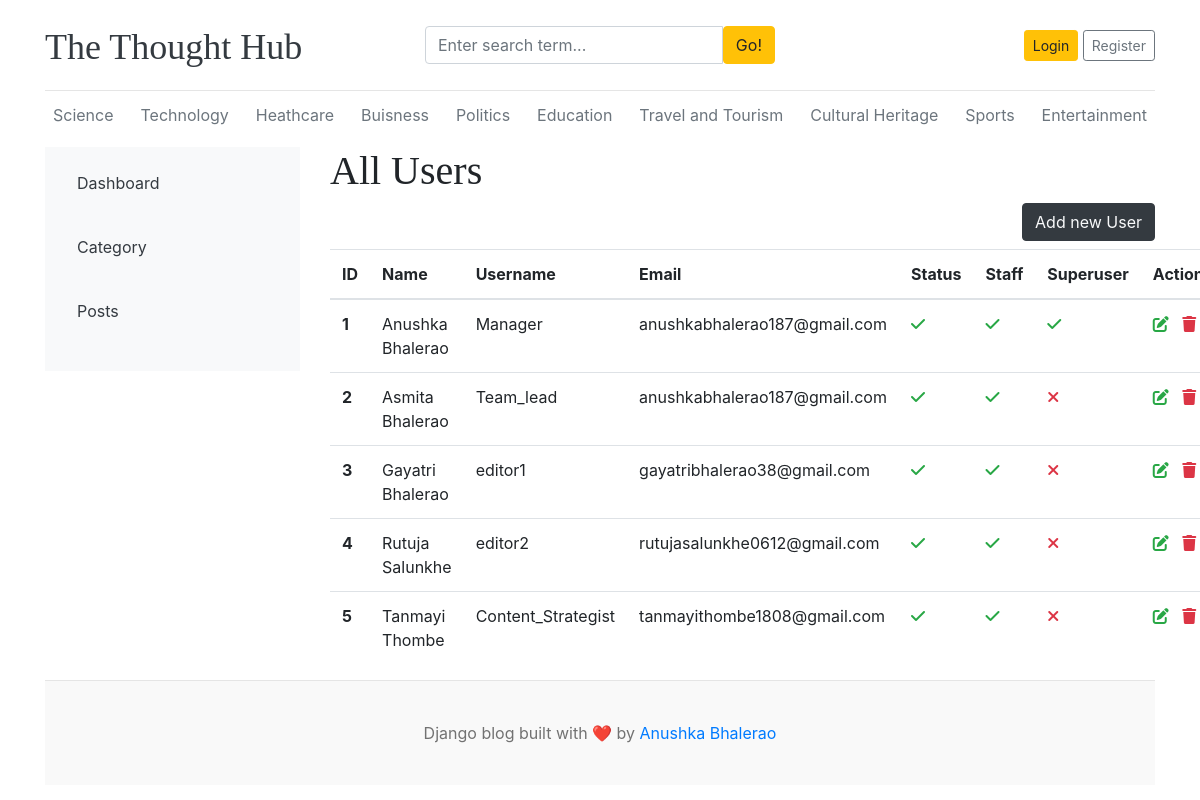
The page /dashboard/users/ on the database its author committed.
### blogs/models.py (models this page shows, shortened)
class Category(models.Model):
    category_name = models.CharField(max_length=50, unique=True)
    created_at = models.DateTimeField(auto_now_add=True)
    updated_at = models.DateTimeField(auto_now=True)
    class Meta:
        verbose_name_plural = 'Categories'

### dashboard/views.py (the view)
# urls.py: path('users/', views.users, name='users'),
def users(request):
    users = User.objects.all()
    context ={
        'users':users
    }
    return render(request, 'dashboard/users.html',context)

### blogs/context_processors.py (called while the page is built)
def get_categories(request):
    categories = Category.objects.all()
    return {'categories': Category.objects.all()}  # Used a dictionary with a proper key

### templates/dashboard/users.html
{% extends '../base/base.html' %}
{% block content %}
<div class="row">
    {% include './leftsidebar.html' %}
    <div class="col-md-9">
        <h1>All Users</h1>
        <a href="{%url 'add_users' %}" class="btn btn-dark text-light float-right mb-2">Add new User</a>
        <table class="table table-hover">
            <thead>
                <tr>
                    <th>ID</th>
                    <th>Name</th>
                    <th>Username</th>
                    <th>Email</th>
                    <th>Status</th>
                    <th>Staff</th>
                    <th>Superuser</th>
                    <th>Action</th>
                </tr>
            </thead>
            <tbody>
                {% for user in users %}
                <tr>
                    <th>{{ forloop.counter }}</th>
                    <td>{{ user.first_name }} {{ user.last_name }}</td>
                    <td>{{ user.username }}</td>
                    <td>{{ user.email }}</td>
                    <td>{% if user.is_active %} <i class="fa fa-check text-success"></i> {% else %} <i class="fa fa-times text-danger"></i> {% endif %}</td>
                    <td>{% if user.is_staff %} <i class="fa fa-check text-success"></i> {% else %} <i class="fa fa-times text-danger"></i> {% endif %}</td>
                    <td>{% if user.is_superuser %} <i class="fa fa-check text-success"></i> {% else %} <i class="fa fa-times text-danger"></i> {% endif %}</td>
                    <td>
                        <a href="{%url 'edit_users' user.id%}"><i class="fa fa-edit text-success"></i>&nbsp;&nbsp;</a>
                        <a href="{%url 'delete_user' user.id%}"><i class="fa fa-trash text-danger"></i></a>
                    </td>
                </tr>
                {% endfor %}
            </tbody>
        </table>
    </div>
</div>
{% endblock %}

### templates/base/header.html (shortened to what this page needs)
{% load static %}
<!DOCTYPE html>
<html lang="en">
<head>
    <link href="https://getbootstrap.com/docs/4.0/dist/css/bootstrap.min.css" rel="stylesheet">
    <link rel="stylesheet" href="{% static 'css/blog.css' %}">
<link rel="stylesheet" href="https://cdnjs.cloudflare.com/ajax/libs/font-awesome/6.4.2/css/all.min.css">
</head>
<body>
    <div class="container">
        <header class="blog-header py-3">
            <div class="row flex-nowrap justify-content-between align-items-center">
                <div class="col-4 pt-1">
                    <a class="blog-header-logo text-dark" href="/">The Thought Hub</a>
                </div>
                <div class="col-4">
                    <form action= "{%url 'search'%}" method "GET">
                        <div class="input-group">
                            <input class="form-control" name = "keyword" type="text" placeholder="Enter search term..." aria-label="Enter search term..." aria-describedby="button-search" />
                            <button type = "submit" class="btn btn-warning" id="button-search" type="button">Go!</button>
                        </div>
                    </form>
                </div>
                <div class="col-4 d-flex justify-content-end align-items-center">
                    {% if not user.is_authenticated %}
                    <a class="btn btn-sm btn-warning" href="{% url 'login' %}">Login</a> &nbsp;
                    <a class="btn btn-sm btn-outline-secondary" href="{% url 'register'%}">Register</a>
                    {% else %}
                    <span><a href = "{% url 'dashboard' %}" class="nav-link text-dark btn-btn btn-warning">Dashboard</a></span> &nbsp;
                    <span><a href="{% url 'logout' %}" class="nav-link text-dark btn-btn btn-warning">Logout</a></span>
                    {% endif %}
                </div>
            </div>
        </header>
        <div class="nav-scroller py-1 mb-2">
            <nav class="nav d-flex justify-content-between">
                {% for cat in categories %}
                <a class="p-2 text-muted" href="{% url 'blogs:posts_by_category' cat.id %}">
                    {{ cat.category_name }}
                </a>
                {% empty %}
                    <span class="p-2 text-muted">No categories available</span>
                {% endfor %}
            </nav>
        </div>

### static/css/blog.css (style rules this page uses)
.blog-header { border-bottom: 1px solid #e5e5e5; }
.blog-header-logo { font-family: "Playfair Display", Georgia, "Times New Roman", serif; font-size: 2.25rem; }
h1, h2, h3, h4, h5, h6 { font-family: "Playfair Display", Georgia, "Times New Roman", serif; }

### rows shown on the page
Category: category_name "Science"
Category: category_name "Technology"
Category: category_name "Heathcare"
Category: category_name "Buisness"
Category: category_name "Politics"
Category: category_name "Education"
Category: category_name "Travel and Tourism"
Category: category_name "Cultural Heritage"
Category: category_name "Sports"
Category: category_name "Entertainment"

### other values the page prints
{{ user.first_name }} "Anushka"
{{ user.last_name }} "Bhalerao"
{{ user.username }} "Manager"
{{ user.email }} "anushkabhalerao187@gmail.com"
{{ user.first_name }} "Asmita"
{{ user.username }} "Team_lead"
{{ user.first_name }} "Gayatri"
{{ user.username }} "editor1"
{{ user.email }} "gayatribhalerao38@gmail.com"
{{ user.first_name }} "Rutuja"
{{ user.last_name }} "Salunkhe"
{{ user.username }} "editor2"
{{ user.email }} "rutujasalunkhe0612@gmail.com"
{{ user.first_name }} "Tanmayi"
{{ user.last_name }} "Thombe"
